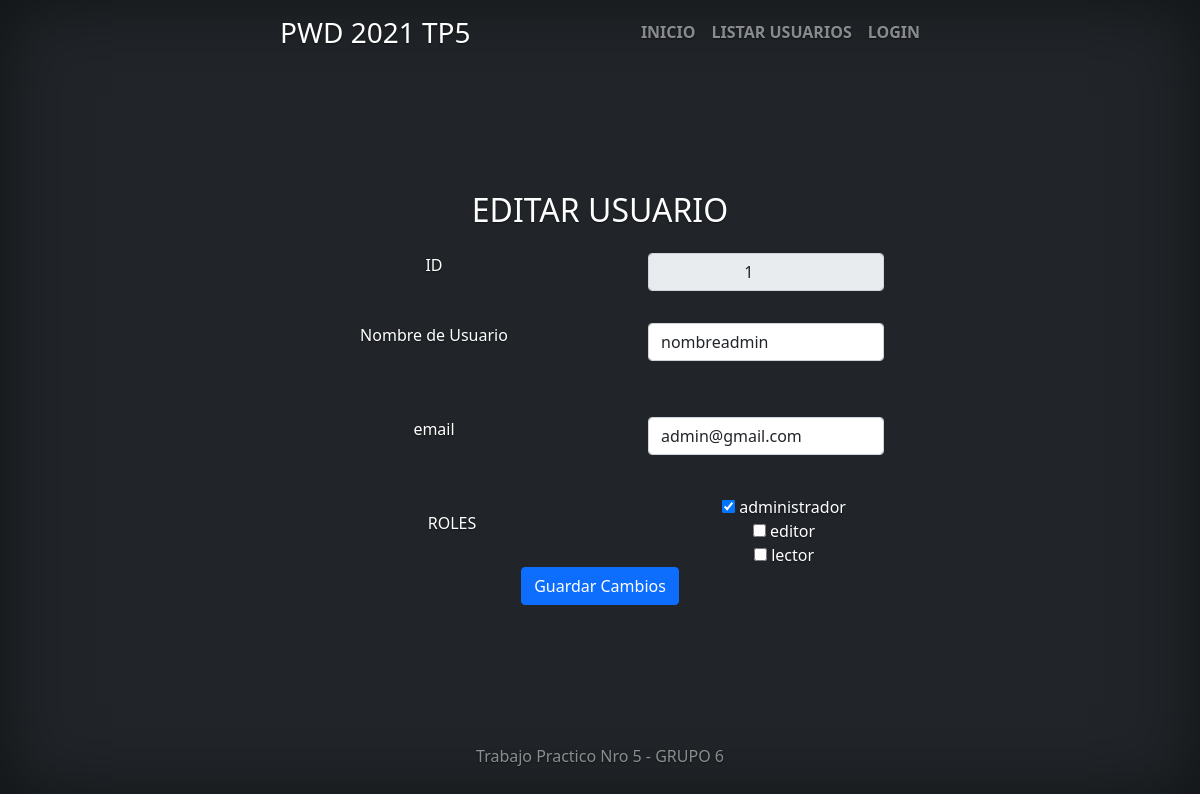
/vista/accion/actualizarLogin.php?id=1, run on the app's committed database.
### tables this page shows
CREATE TABLE `usuario`(
`idusuario` bigint(20) NOT NULL,
`usnombre` varchar (50) NOT NULL,
`uspass` varchar (50) NOT NUll,
`usmail` varchar(50) NOT NULL,
`usdeshabilitado` timestamp NULL DEFAULT NULL,
PRIMARY KEY (`idusuario`)
);

CREATE TABLE `rol`(
`idrol` bigint(20) NOT NULL,
`rodescript` varchar(50) NOT NULL,
PRIMARY KEY (`idrol`)
);

### util/funciones.php (called while the page is built, shortened)
<?php
function data_submitted() {
    $_AAux= array();
    if (!empty($_POST))
        $_AAux =$_POST;
        else
            if(!empty($_GET)) {
                $_AAux =$_GET;
            }
        return $_AAux;
}
spl_autoload_register(function ($class_name){
    $directorys = array(
        $GLOBALS['ROOT'].'Modelo/',
        $GLOBALS['ROOT'].'Modelo/conector/',
        $GLOBALS['ROOT'].'Modelo/orm/',
        $GLOBALS['ROOT'].'Control/',
    );
})
?>

### modelo/orm/Usuario.php (called while the page is built, shortened)
<?php
class Usuario{
    private $idusuario;
    private $usnombre;
    private $usmail;
    public function __construct(){
        $this->idusuario="";
        $this->usnombre="";
        $this->usmail="";
    }
   public function getIdusuario(){
        return $this->idusuario;
    }
    public function setIdusuario($idusuario){
        $this->idusuario = $idusuario;
    }
    public function getUsnombre(){
        return $this->usnombre;
    }
    public function setUsnombre($usnombre){
        $this->usnombre = $usnombre;
    }
    public function getUsmail(){
        return $this->usmail;
    }
    public function setUsmail($usmail){
        $this->usmail = $usmail;
    }
    public function cargar(){
        $resp = false;
        $base=new BaseDatos();
        $sql="SELECT * FROM usuario WHERE idusuario = ".$this->getIdusuario();
        if ($base->Iniciar()) {
            $res = $base->Ejecutar($sql);
            if($res>-1){
                if($res>0){
                    $resp=true;
                }
            }
        } else {
            $this->setmensajeoperacion("Usuario->listar: ".$base->getError());
        }
        return $resp;
    }
    public static function listar($parametro){
        $arreglo = array();
        $base=new BaseDatos();
        $sql="SELECT * FROM usuario ";
        if ($parametro!="") {
            $sql.='WHERE '.$parametro;
        }
        $res = $base->Ejecutar($sql);
        if($res>-1){
            if($res>0){
                while ($row = $base->Registro()){
                    $obj= new Usuario();
                    $obj->setear($row['idusuario'], $row['usnombre'], $row['uspass'], $row['usmail'],$row['usdeshabilitado']);
                    array_push($arreglo, $obj);
                }
            }
        } else {
        }
        return $arreglo;
    }
}
?>

### modelo/conector/BaseDatos.php (called while the page is built, shortened)
<?php
class BaseDatos extends PDO {
  	private $conec;
  	private $indice;
  	private $resultado;
    public function __construct(){
        $this->indice =0;
        try {
           $this->conec=true;
        }catch (PDOException $e) {
            $this->sql = $e->getMessage();
            $this->conec=false;
        }
    }
    public function Iniciar(){
        return $this->getConec();
    }
    public function getConec(){
        return $this->conec;
    }
    public function setSQL($e){
        return "\n".$this->sql = $e;
    }
    public function Ejecutar($sql){
        if ( stristr($sql,"select")){
            $resp =  $this->EjecutarSelect($sql);
        }
        return $resp;
   }
   private function EjecutarSelect($sql){
       $cant = -1;
       $resultado=parent::query($sql);
       if(!$resultado){
           $this->analizarDebug();
       }else {
          $arregloResult = $resultado->fetchAll();
          $cant = count($arregloResult);
       }
       return $cant;
   }
   public function Registro() {
       $filaActual = false;
       $indiceActual = $this->getIndice();
       if ($indiceActual>=0) {
           $filas = $this->getResultado();
           if($indiceActual<count($filas)){
               $filaActual =  $filas[$indiceActual];
           }else {
               $this->setIndice(-1);
           }
       }
       return $filaActual;
   }
   private function setIndice ($valor){
       $this->indice = $valor;
   }
   private function getIndice (){
       return $this->indice;
   }
   private function setResultado($valor){
       $this->resultado = $valor;
   }
   private function getResultado(){
      return $this->resultado;
   }
}

### control/ABMUsuario.php (called while the page is built, shortened)
<?php
class ABMUsuario{
    public function buscar($param){
        $where = " true ";
        if ($param<>NULL){
            if  (isset($param['idusuario']))
                $where.=" and idusuario =".$param['idusuario'];
        }
        $arreglo = Usuario::listar($where);
        return $arreglo;
    }
}
?>

### modelo/orm/Rol.php (called while the page is built, shortened)
<?php
class Rol{
private $idrol;
private $rodescript;
public function __construct(){
    $this->idrol="";
    $this->rodescript="";
}
public function getIdrol(){
return $this->idrol;
}
public function setIdrol($idrol){
$this->idrol = $idrol;
}
public function getRodescript(){
return $this->rodescript;
}
public function setRodescript($rodescript){
$this->rodescript = $rodescript;
}
public function cargar(){
    $resp = false;
    $base=new BaseDatos();
    $sql="SELECT * FROM rol WHERE idrol = ".$this->getIdrol();
    if ($base->Iniciar()) {
        $res = $base->Ejecutar($sql);
        if($res>-1){
            if($res>0){
                $row = $base->Registro();
                $resp=true;
            }
        }
    } else {
        $this->setmensajeoperacion("Rol->listar: ".$base->getError());
    }
    return $resp;
}
public static function listar($parametro){
    $arreglo = array();
    $base=new BaseDatos();
    $sql="SELECT * FROM rol ";
    if ($parametro!="") {
        $sql.='WHERE '.$parametro;
    }
    $res = $base->Ejecutar($sql);
    if($res>-1){
        if($res>0){
            while ($row = $base->Registro()){
                $obj= new Rol();
                $obj->setear($row['idrol'], $row['rodescript']);
                array_push($arreglo, $obj);
            }
        }
    } else {
    }
    return $arreglo;
}
}
?>

### control/ABMRol.php (called while the page is built, shortened)
<?php
class ABMRol{
    public function buscar($param){
        $where = " true ";
        $arreglo = Rol::listar($where);
        return $arreglo;
    }
}
?>

### modelo/orm/UsuarioRol.php (called while the page is built, shortened)
<?php
class UsuarioRol{
    public static function listar($parametro=""){
        $arreglo = array();
        $base=new BaseDatos();
        $sql="SELECT * FROM usuariorol ";
        if ($parametro!="") {
            $sql.='WHERE '.$parametro;
        }
        $res = $base->Ejecutar($sql);
        if($res>-1){
            if($res>0){
                while ($row = $base->Registro()){
                    $obj= new UsuarioRol();
                    $idusuario= new Usuario();
                    $idusuario->setIdusuario($row['idusuario']);
                    $idusuario->cargar();
                    $idrol= new Rol();
                    $idrol->setIdrol($row['idrol']);
                    $idrol->cargar();
                    $obj->setear($idusuario, $idrol);
                    array_push($arreglo, $obj);
                }
            }
        } else {
        }
        return $arreglo;
    }
}
?>

### control/ABMUsuariorol.php (called while the page is built, shortened)
<?php
class ABMUsuariorol{
    public function buscar($param){
        $where = " true ";
        if ($param<>NULL){
            if  (isset($param['idusuario']))
                $where.=" and idusuario =".$param['idusuario'];
        }
        $arreglo = UsuarioRol::listar($where);
        return $arreglo;
    }
}
?>

### vista/accion/actualizarLogin.php (the view, shortened to what this page needs)
<?php
include_once("../estructura/cabecera.php");
$datos= data_submitted();
$usuario= new ABMUsuario();
$id=[];
$id['idusuario']=$datos['id'];
$encontrar= $usuario->buscar($id);
$usuarioLogin=$encontrar[0];
?>
<div>
<h2>EDITAR USUARIO</h2>
        <form  method="post" class="needs-validation" action="../accion/loginActualizacion.php" novalidate>
            <div class="row">
                <div class="col py-3 px-lg-5  ">
                ID</div>
                <div class="col py-3 px-lg-5  ">
                    <input id="idusuario" readonly name ="idusuario" class="form-control" type="text" value="
                    <?php echo $usuarioLogin->getIdusuario();?>" required>
                </div>
            </div>
            <div class="row">
                <div class="col py-3 px-lg-5  ">
                Nombre de Usuario
            </div>
                <div class="col py-3 px-lg-5  ">
                    <input id="usnombre" name ="usnombre" class="form-control" type="text" minlength="3"
                     value="<?php echo $usuarioLogin->getUsnombre();?>" required>
                    <div class="invalid-feedback">ingrese un nombre de usuario valido</div><br>
                </div>
            </div>
            <div class="row">
                <div class="col py-3 px-lg-5  ">
                    email
                </div>
                <div class="col py-3 px-lg-5  ">
                    <input id="usmail" name ="usmail" class="form-control" type="email" value="<?php echo $usuarioLogin->getUsmail();?>" required>
                    <div class="invalid-feedback">Ingrese un correo electronico</div><br>
                </div>
            </div>
            <div class="row">
                <div class="col py-3 px-lg-5  ">
                    ROLES
                </div>
                <div class="col ">
                    <?php
                   $abmrol=new ABMRol();
                   $abmUsuarioRol= new ABMUsuariorol();
                   $listaUsuarioRol=$abmUsuarioRol->buscar($id);
                    $listaRol= $abmrol->buscar(null);
                    $checked="";
                    foreach($listaRol as $descriptRol){
                        foreach($listaUsuarioRol as $usuarioRol){
                            if($descriptRol->getRodescript()==$usuarioRol->getObj_rol()->getRodescript()){
                                        $checked="checked";
                            }else{
                                $checked="";
                            }
                        }
                echo '<input class=""  id="rol" name="listarol[]" type="checkbox" value="'.$descriptRol->getIdRol().'" '.$checked.'>
                '.$descriptRol->getRodescript().'</input><br>';
                    }
               ?>
                </div>
            </div>
                <button class="btn btn-primary" type="submit">Guardar Cambios</button>
            </div>
<?php
include_once("../estructura/pie.php");
?>

### vista/css/cover.css (style rules this page uses)
body { text-shadow: 0 .05rem .1rem rgba(0, 0, 0, .5); box-shadow: inset 0 0 5rem rgba(0, 0, 0, .5); }

### data on the page
usuario: idusuario "1", usnombre "nombreadmin", usmail "admin@gmail.com"
rol: rodescript "administrador"
rol: rodescript "editor"
rol: rodescript "lector"
